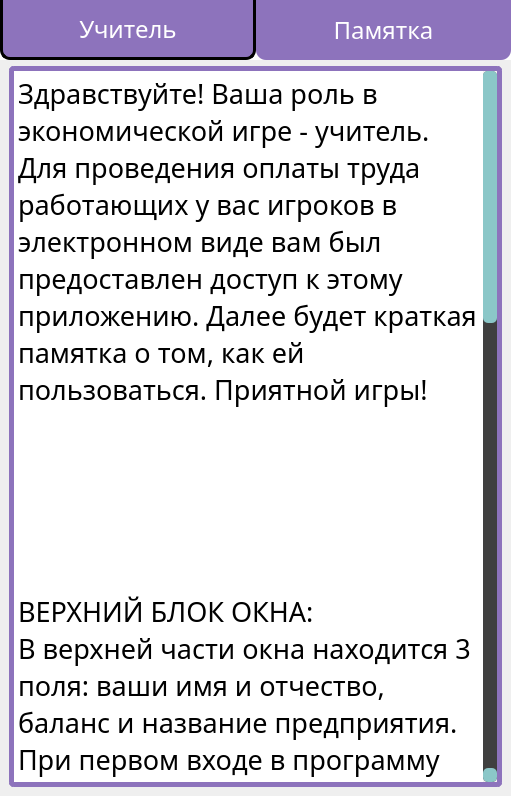
<?xml version="1.0" encoding="UTF-8"?>
<ui version="4.0">
 <class>TeacherWindow</class>
 <widget class="QMainWindow" name="TeacherWindow">
  <property name="geometry">
   <rect>
    <x>0</x>
    <y>0</y>
    <width>511</width>
    <height>796</height>
   </rect>
  </property>
  <property name="sizePolicy">
   <sizepolicy hsizetype="Preferred" vsizetype="Expanding">
    <horstretch>0</horstretch>
    <verstretch>0</verstretch>
   </sizepolicy>
  </property>
  <property name="windowTitle">
   <string>MainWindow</string>
  </property>
  <widget class="QWidget" name="centralwidget">
   <layout class="QVBoxLayout" name="verticalLayout_6">
    <property name="spacing">
     <number>6</number>
    </property>
    <property name="leftMargin">
     <number>0</number>
    </property>
    <property name="topMargin">
     <number>0</number>
    </property>
    <property name="rightMargin">
     <number>0</number>
    </property>
    <property name="bottomMargin">
     <number>0</number>
    </property>
    <item>
     <widget class="QFrame" name="navBar">
      <property name="sizePolicy">
       <sizepolicy hsizetype="Preferred" vsizetype="Preferred">
        <horstretch>0</horstretch>
        <verstretch>0</verstretch>
       </sizepolicy>
      </property>
      <property name="minimumSize">
       <size>
        <width>0</width>
        <height>0</height>
       </size>
      </property>
      <property name="maximumSize">
       <size>
        <width>16777215</width>
        <height>60</height>
       </size>
      </property>
      <property name="styleSheet">
       <string notr="true">#navBar
{
	background-color: white;
}



QPushButton
{
    background-color: #8D73BC;
    color: white;
	border-bottom-left-radius: 10px;
	border-bottom-right-radius: 10px;
	padding: 15px;
}

QPushButton:hover:!pressed
{
	background-color: #614987
}

QPushButton:pressed
{
	background-color: #9F75E0;
	color: black;
}

QPushButton::disabled
{
	background-color: #3F3F3F;
}</string>
      </property>
      <property name="frameShape">
       <enum>QFrame::NoFrame</enum>
      </property>
      <property name="frameShadow">
       <enum>QFrame::Raised</enum>
      </property>
      <layout class="QHBoxLayout" name="horizontalLayout_4">
       <property name="spacing">
        <number>0</number>
       </property>
       <property name="leftMargin">
        <number>0</number>
       </property>
       <property name="topMargin">
        <number>0</number>
       </property>
       <property name="rightMargin">
        <number>0</number>
       </property>
       <property name="bottomMargin">
        <number>0</number>
       </property>
       <item>
        <widget class="QPushButton" name="navTeacherButton">
         <property name="sizePolicy">
          <sizepolicy hsizetype="Minimum" vsizetype="Expanding">
           <horstretch>0</horstretch>
           <verstretch>0</verstretch>
          </sizepolicy>
         </property>
         <property name="font">
          <font>
           <family>Fira Sans Condensed</family>
           <pointsize>18</pointsize>
          </font>
         </property>
         <property name="styleSheet">
          <string notr="true">QPushButton
{
	border-bottom: 3px solid black;
	border-left: 3px solid black;
	border-right: 3px solid black;
}</string>
         </property>
         <property name="text">
          <string>Учитель</string>
         </property>
        </widget>
       </item>
       <item>
        <widget class="QPushButton" name="navMemoButton">
         <property name="sizePolicy">
          <sizepolicy hsizetype="Minimum" vsizetype="Expanding">
           <horstretch>0</horstretch>
           <verstretch>0</verstretch>
          </sizepolicy>
         </property>
         <property name="font">
          <font>
           <family>Fira Sans Condensed</family>
           <pointsize>18</pointsize>
          </font>
         </property>
         <property name="text">
          <string>Памятка</string>
         </property>
        </widget>
       </item>
      </layout>
     </widget>
    </item>
    <item>
     <widget class="QStackedWidget" name="stackedWidget">
      <property name="currentIndex">
       <number>1</number>
      </property>
      <widget class="QWidget" name="teacherPage">
       <layout class="QVBoxLayout" name="verticalLayout_2">
        <property name="spacing">
         <number>4</number>
        </property>
        <property name="leftMargin">
         <number>9</number>
        </property>
        <property name="topMargin">
         <number>0</number>
        </property>
        <property name="rightMargin">
         <number>9</number>
        </property>
        <property name="bottomMargin">
         <number>9</number>
        </property>
        <item>
         <widget class="QFrame" name="infoFrame">
          <property name="styleSheet">
           <string notr="true">QTextBrowser
{
	border: 5px solid #8D73BC;
	border-radius: 5px;
}



QTextBrowser QScrollBar:vertical {
	border: none;
    background: #3F3F3F;
	border-radius: 5px;
}
QTextBrowser QScrollBar:handle:vertical {
    background: #8BC7C8;
	border-radius: 5px;
}
QTextBrowser QScrollBar:add-line:vertical,
QTextBrowser QScrollBar:sub-line:vertical
{
	border: none;
    background: #8BC7C8;
	border-radius: 5px;
}
QTextBrowser QScrollBar:up-arrow:vertical,
QTextBrowser QScrollBar:down-arrow:vertical
{
	background-color: transparent;
}</string>
          </property>
          <property name="frameShape">
           <enum>QFrame::NoFrame</enum>
          </property>
          <property name="frameShadow">
           <enum>QFrame::Raised</enum>
          </property>
          <layout class="QVBoxLayout" name="verticalLayout_3">
           <property name="spacing">
            <number>4</number>
           </property>
           <property name="leftMargin">
            <number>0</number>
           </property>
           <property name="topMargin">
            <number>0</number>
           </property>
           <property name="rightMargin">
            <number>0</number>
           </property>
           <property name="bottomMargin">
            <number>0</number>
           </property>
           <item>
            <widget class="QFrame" name="teacherInfoIconFrame">
             <property name="styleSheet">
              <string notr="true">QLabel
{
	border: 5px solid #8D73BC;
	border-radius: 5px;
}</string>
             </property>
             <property name="frameShape">
              <enum>QFrame::NoFrame</enum>
             </property>
             <property name="frameShadow">
              <enum>QFrame::Raised</enum>
             </property>
             <layout class="QHBoxLayout" name="horizontalLayout">
              <property name="spacing">
               <number>4</number>
              </property>
              <property name="leftMargin">
               <number>0</number>
              </property>
              <property name="topMargin">
               <number>0</number>
              </property>
              <property name="rightMargin">
               <number>0</number>
              </property>
              <property name="bottomMargin">
               <number>0</number>
              </property>
              <item>
               <widget class="QLabel" name="teacherPic">
                <property name="sizePolicy">
                 <sizepolicy hsizetype="Minimum" vsizetype="Minimum">
                  <horstretch>0</horstretch>
                  <verstretch>0</verstretch>
                 </sizepolicy>
                </property>
                <property name="minimumSize">
                 <size>
                  <width>0</width>
                  <height>0</height>
                 </size>
                </property>
                <property name="maximumSize">
                 <size>
                  <width>240</width>
                  <height>187</height>
                 </size>
                </property>
                <property name="styleSheet">
                 <string notr="true">QLabel
{
	padding: 1px;
}</string>
                </property>
                <property name="text">
                 <string/>
                </property>
                <property name="pixmap">
                 <pixmap resource="../res/resources.qrc">:/img/img/teacher.png</pixmap>
                </property>
                <property name="scaledContents">
                 <bool>true</bool>
                </property>
               </widget>
              </item>
              <item>
               <widget class="QFrame" name="teacherInfoFrame">
                <property name="styleSheet">
                 <string notr="true"/>
                </property>
                <property name="frameShape">
                 <enum>QFrame::NoFrame</enum>
                </property>
                <property name="frameShadow">
                 <enum>QFrame::Raised</enum>
                </property>
                <layout class="QVBoxLayout" name="verticalLayout">
                 <property name="spacing">
                  <number>4</number>
                 </property>
                 <property name="leftMargin">
                  <number>0</number>
                 </property>
                 <property name="topMargin">
                  <number>10</number>
                 </property>
                 <property name="rightMargin">
                  <number>0</number>
                 </property>
                 <property name="bottomMargin">
                  <number>10</number>
                 </property>
                 <item>
                  <widget class="QLabel" name="teacherName">
                   <property name="sizePolicy">
                    <sizepolicy hsizetype="Preferred" vsizetype="Preferred">
                     <horstretch>0</horstretch>
                     <verstretch>0</verstretch>
                    </sizepolicy>
                   </property>
                   <property name="maximumSize">
                    <size>
                     <width>16777215</width>
                     <height>16777215</height>
                    </size>
                   </property>
                   <property name="font">
                    <font>
                     <family>Fira Sans Condensed</family>
                     <pointsize>18</pointsize>
                    </font>
                   </property>
                   <property name="styleSheet">
                    <string notr="true"/>
                   </property>
                   <property name="text">
                    <string>Имя/Отчество</string>
                   </property>
                  </widget>
                 </item>
                 <item>
                  <widget class="QLabel" name="teacherBalance">
                   <property name="sizePolicy">
                    <sizepolicy hsizetype="Preferred" vsizetype="Preferred">
                     <horstretch>0</horstretch>
                     <verstretch>0</verstretch>
                    </sizepolicy>
                   </property>
                   <property name="maximumSize">
                    <size>
                     <width>16777215</width>
                     <height>16777215</height>
                    </size>
                   </property>
                   <property name="font">
                    <font>
                     <family>Fira Sans Condensed</family>
                     <pointsize>18</pointsize>
                    </font>
                   </property>
                   <property name="styleSheet">
                    <string notr="true"/>
                   </property>
                   <property name="text">
                    <string>Баланс</string>
                   </property>
                  </widget>
                 </item>
                </layout>
               </widget>
              </item>
             </layout>
            </widget>
           </item>
           <item>
            <widget class="QTextBrowser" name="teacherSubjectName">
             <property name="sizePolicy">
              <sizepolicy hsizetype="Preferred" vsizetype="Minimum">
               <horstretch>0</horstretch>
               <verstretch>0</verstretch>
              </sizepolicy>
             </property>
             <property name="minimumSize">
              <size>
               <width>0</width>
               <height>0</height>
              </size>
             </property>
             <property name="maximumSize">
              <size>
               <width>16777215</width>
               <height>100</height>
              </size>
             </property>
             <property name="font">
              <font>
               <family>Fira Sans Condensed</family>
               <pointsize>18</pointsize>
              </font>
             </property>
             <property name="styleSheet">
              <string notr="true"/>
             </property>
             <property name="frameShape">
              <enum>QFrame::StyledPanel</enum>
             </property>
             <property name="horizontalScrollBarPolicy">
              <enum>Qt::ScrollBarAlwaysOff</enum>
             </property>
             <property name="lineWrapMode">
              <enum>QTextEdit::WidgetWidth</enum>
             </property>
             <property name="html">
              <string>&lt;!DOCTYPE HTML PUBLIC &quot;-//W3C//DTD HTML 4.0//EN&quot; &quot;http://www.w3.org/TR/REC-html40/strict.dtd&quot;&gt;
&lt;html&gt;&lt;head&gt;&lt;meta name=&quot;qrichtext&quot; content=&quot;1&quot; /&gt;&lt;style type=&quot;text/css&quot;&gt;
p, li { white-space: pre-wrap; }
&lt;/style&gt;&lt;/head&gt;&lt;body style=&quot; font-family:'Fira Sans Condensed'; font-size:18pt; font-weight:400; font-style:normal;&quot;&gt;
&lt;p align=&quot;center&quot; style=&quot; margin-top:0px; margin-bottom:0px; margin-left:0px; margin-right:0px; -qt-block-indent:0; text-indent:0px;&quot;&gt;&lt;span style=&quot; font-family:'Igra Sans';&quot;&gt;Предприятие&lt;/span&gt;&lt;/p&gt;&lt;/body&gt;&lt;/html&gt;</string>
             </property>
            </widget>
           </item>
          </layout>
         </widget>
        </item>
        <item>
         <widget class="QFrame" name="paySalaryFrame">
          <property name="styleSheet">
           <string notr="true">QLineEdit
{
	color: #212529;
	padding: 15px;
	border: 2px solid #616161;
	border-top-left-radius: 5px;
	border-top-right-radius: 5px;
	background-color: white;
}

QLineEdit:focus
{
	border: 3px solid #272727;
}

QLineEdit:disabled
{
	background-color: #3f3f3f;
	color: #fff;
}</string>
          </property>
          <property name="frameShape">
           <enum>QFrame::NoFrame</enum>
          </property>
          <property name="frameShadow">
           <enum>QFrame::Raised</enum>
          </property>
          <layout class="QVBoxLayout" name="verticalLayout_4">
           <property name="spacing">
            <number>4</number>
           </property>
           <property name="leftMargin">
            <number>0</number>
           </property>
           <property name="topMargin">
            <number>0</number>
           </property>
           <property name="rightMargin">
            <number>0</number>
           </property>
           <property name="bottomMargin">
            <number>0</number>
           </property>
           <item>
            <widget class="QLineEdit" name="studentLineEdit">
             <property name="sizePolicy">
              <sizepolicy hsizetype="Expanding" vsizetype="Fixed">
               <horstretch>0</horstretch>
               <verstretch>0</verstretch>
              </sizepolicy>
             </property>
             <property name="minimumSize">
              <size>
               <width>0</width>
               <height>0</height>
              </size>
             </property>
             <property name="font">
              <font>
               <family>Fira Sans Condensed</family>
               <pointsize>18</pointsize>
              </font>
             </property>
             <property name="styleSheet">
              <string notr="true"/>
             </property>
             <property name="text">
              <string/>
             </property>
             <property name="maxLength">
              <number>64</number>
             </property>
             <property name="placeholderText">
              <string>Имя и фамилия игрока (с больших букв)</string>
             </property>
            </widget>
           </item>
           <item>
            <widget class="QFrame" name="studentSalaryFrame">
             <property name="styleSheet">
              <string notr="true">QListWidget
{
	color: #212529;
	background-color: #614987;
	border: 5px solid #614987;
	border-bottom-left-radius: 5px;
}
QListWidget:disabled
{
	background-color: #3F3F3F;
	color: #FFF;
}



QListWidget::item
{
	color: black;
	background-color: white;
	border: 3px solid #614987;
	border-radius: 5px;
	padding: 3px;
	margin-right: 5px;
}
QListWidget::item:hover:!selected
{
	background-color: #CCCCCC;
}
QListWidget::item:selected
{
	border: 5px solid #8BC7C8;
}



QListWidget QScrollBar:vertical {
	border: none;
    background: #3F3F3F;
	border-radius: 5px;
}
QListWidget QScrollBar:handle:vertical {
    background: #8BC7C8;
	border-radius: 5px;
}
QListWidget QScrollBar:add-line:vertical,
QListWidget QScrollBar:sub-line:vertical
{
	border: none;
    background: #8BC7C8;
	border-radius: 5px;
}
QListWidget QScrollBar:up-arrow:vertical,
QListWidget QScrollBar:down-arrow:vertical
{
	background-color: transparent;
}</string>
             </property>
             <property name="frameShape">
              <enum>QFrame::NoFrame</enum>
             </property>
             <property name="frameShadow">
              <enum>QFrame::Raised</enum>
             </property>
             <layout class="QHBoxLayout" name="horizontalLayout_2">
              <property name="spacing">
               <number>4</number>
              </property>
              <property name="leftMargin">
               <number>0</number>
              </property>
              <property name="topMargin">
               <number>0</number>
              </property>
              <property name="rightMargin">
               <number>0</number>
              </property>
              <property name="bottomMargin">
               <number>0</number>
              </property>
              <item>
               <widget class="QListWidget" name="studentsListWidget">
                <property name="sizePolicy">
                 <sizepolicy hsizetype="Expanding" vsizetype="Expanding">
                  <horstretch>0</horstretch>
                  <verstretch>0</verstretch>
                 </sizepolicy>
                </property>
                <property name="minimumSize">
                 <size>
                  <width>0</width>
                  <height>0</height>
                 </size>
                </property>
                <property name="font">
                 <font>
                  <family>Fira Sans Condensed</family>
                  <pointsize>18</pointsize>
                 </font>
                </property>
                <property name="styleSheet">
                 <string notr="true"/>
                </property>
                <property name="horizontalScrollBarPolicy">
                 <enum>Qt::ScrollBarAlwaysOff</enum>
                </property>
                <property name="wordWrap">
                 <bool>true</bool>
                </property>
               </widget>
              </item>
              <item>
               <widget class="QFrame" name="payButtonsFrame">
                <property name="styleSheet">
                 <string notr="true">QPushButton
{
    background-color: #8d73bc;
    color: white;
	border: none;
	padding: 15px;
	border-top-right-radius: 5px;
	border-bottom-right-radius: 5px;
}

QPushButton:hover:!pressed
{
	background-color: #614987
}

QPushButton:pressed
{
	background-color: #9F75E0;
	color: black;
}

QPushButton::disabled
{
	background-color: #3F3F3F;
}</string>
                </property>
                <property name="frameShape">
                 <enum>QFrame::NoFrame</enum>
                </property>
                <property name="frameShadow">
                 <enum>QFrame::Raised</enum>
                </property>
                <layout class="QVBoxLayout" name="verticalLayout_5">
                 <property name="spacing">
                  <number>4</number>
                 </property>
                 <property name="leftMargin">
                  <number>0</number>
                 </property>
                 <property name="topMargin">
                  <number>0</number>
                 </property>
                 <property name="rightMargin">
                  <number>0</number>
                 </property>
                 <property name="bottomMargin">
                  <number>0</number>
                 </property>
                 <item>
                  <widget class="QPushButton" name="payFiveButton">
                   <property name="sizePolicy">
                    <sizepolicy hsizetype="Preferred" vsizetype="Preferred">
                     <horstretch>0</horstretch>
                     <verstretch>0</verstretch>
                    </sizepolicy>
                   </property>
                   <property name="minimumSize">
                    <size>
                     <width>0</width>
                     <height>0</height>
                    </size>
                   </property>
                   <property name="maximumSize">
                    <size>
                     <width>16777215</width>
                     <height>16777215</height>
                    </size>
                   </property>
                   <property name="font">
                    <font>
                     <family>Fira Sans Condensed</family>
                     <pointsize>16</pointsize>
                    </font>
                   </property>
                   <property name="cursor">
                    <cursorShape>PointingHandCursor</cursorShape>
                   </property>
                   <property name="styleSheet">
                    <string notr="true"/>
                   </property>
                   <property name="text">
                    <string>Заплатить 5 талиц</string>
                   </property>
                  </widget>
                 </item>
                 <item>
                  <widget class="QPushButton" name="payTenButton">
                   <property name="sizePolicy">
                    <sizepolicy hsizetype="Preferred" vsizetype="Preferred">
                     <horstretch>0</horstretch>
                     <verstretch>0</verstretch>
                    </sizepolicy>
                   </property>
                   <property name="minimumSize">
                    <size>
                     <width>0</width>
                     <height>0</height>
                    </size>
                   </property>
                   <property name="maximumSize">
                    <size>
                     <width>16777215</width>
                     <height>16777215</height>
                    </size>
                   </property>
                   <property name="font">
                    <font>
                     <family>Fira Sans Condensed</family>
                     <pointsize>16</pointsize>
                    </font>
                   </property>
                   <property name="cursor">
                    <cursorShape>PointingHandCursor</cursorShape>
                   </property>
                   <property name="styleSheet">
                    <string notr="true"/>
                   </property>
                   <property name="text">
                    <string>Заплатить 10 талиц</string>
                   </property>
                  </widget>
                 </item>
                 <item>
                  <widget class="QPushButton" name="payTwentyButton">
                   <property name="sizePolicy">
                    <sizepolicy hsizetype="Minimum" vsizetype="Preferred">
                     <horstretch>0</horstretch>
                     <verstretch>0</verstretch>
                    </sizepolicy>
                   </property>
                   <property name="minimumSize">
                    <size>
                     <width>0</width>
                     <height>0</height>
                    </size>
                   </property>
                   <property name="maximumSize">
                    <size>
                     <width>16777215</width>
                     <height>16777215</height>
                    </size>
                   </property>
                   <property name="font">
                    <font>
                     <family>Fira Sans Condensed</family>
                     <pointsize>16</pointsize>
                    </font>
                   </property>
                   <property name="cursor">
                    <cursorShape>PointingHandCursor</cursorShape>
                   </property>
                   <property name="styleSheet">
                    <string notr="true"/>
                   </property>
                   <property name="text">
                    <string>Заплатить 20 талиц</string>
                   </property>
                  </widget>
                 </item>
                 <item>
                  <widget class="QPushButton" name="payThirtyButton">
                   <property name="sizePolicy">
                    <sizepolicy hsizetype="Minimum" vsizetype="Preferred">
                     <horstretch>0</horstretch>
                     <verstretch>0</verstretch>
                    </sizepolicy>
                   </property>
                   <property name="minimumSize">
                    <size>
                     <width>0</width>
                     <height>0</height>
                    </size>
                   </property>
                   <property name="maximumSize">
                    <size>
                     <width>16777215</width>
                     <height>16777215</height>
                    </size>
                   </property>
                   <property name="font">
                    <font>
                     <family>Fira Sans Condensed</family>
                     <pointsize>16</pointsize>
                    </font>
                   </property>
                   <property name="cursor">
                    <cursorShape>PointingHandCursor</cursorShape>
                   </property>
                   <property name="styleSheet">
                    <string notr="true"/>
                   </property>
                   <property name="text">
                    <string>Заплатить 30 талиц</string>
                   </property>
                  </widget>
                 </item>
                 <item>
                  <widget class="QPushButton" name="payTaxesButton">
                   <property name="sizePolicy">
                    <sizepolicy hsizetype="Minimum" vsizetype="Preferred">
                     <horstretch>0</horstretch>
                     <verstretch>0</verstretch>
                    </sizepolicy>
                   </property>
                   <property name="minimumSize">
                    <size>
                     <width>0</width>
                     <height>0</height>
                    </size>
                   </property>
                   <property name="maximumSize">
                    <size>
                     <width>16777215</width>
                     <height>16777215</height>
                    </size>
                   </property>
                   <property name="font">
                    <font>
                     <family>Fira Sans Condensed</family>
                     <pointsize>16</pointsize>
                    </font>
                   </property>
                   <property name="cursor">
                    <cursorShape>PointingHandCursor</cursorShape>
                   </property>
                   <property name="styleSheet">
                    <string notr="true"/>
                   </property>
                   <property name="text">
                    <string>Уплатить налоги</string>
                   </property>
                  </widget>
                 </item>
                </layout>
               </widget>
              </item>
             </layout>
            </widget>
           </item>
          </layout>
         </widget>
        </item>
        <item>
         <widget class="QFrame" name="exitFrame">
          <property name="styleSheet">
           <string notr="true">QPushButton
{
    background-color: #BFFF00;
    color: black;
	border: none;
	padding: 15px;
}
QPushButton:hover:!pressed
{
	background-color: #99CC00;
}
QPushButton:pressed
{
	background-color: #CCFF33;
	color: black;
}
QPushButton:disabled
{
	background-color: #3F3F3F;
}



#exitButton
{
	border-top-left-radius: 5px;
	border-bottom-left-radius: 5px;
}
#refreshButton
{
	border-top-right-radius: 5px;
	border-bottom-right-radius: 5px;
}</string>
          </property>
          <property name="frameShape">
           <enum>QFrame::NoFrame</enum>
          </property>
          <property name="frameShadow">
           <enum>QFrame::Raised</enum>
          </property>
          <layout class="QHBoxLayout" name="horizontalLayout_3">
           <property name="spacing">
            <number>4</number>
           </property>
           <property name="leftMargin">
            <number>0</number>
           </property>
           <property name="topMargin">
            <number>0</number>
           </property>
           <property name="rightMargin">
            <number>0</number>
           </property>
           <property name="bottomMargin">
            <number>0</number>
           </property>
           <item>
            <widget class="QPushButton" name="exitButton">
             <property name="sizePolicy">
              <sizepolicy hsizetype="Expanding" vsizetype="Preferred">
               <horstretch>0</horstretch>
               <verstretch>0</verstretch>
              </sizepolicy>
             </property>
             <property name="minimumSize">
              <size>
               <width>0</width>
               <height>0</height>
              </size>
             </property>
             <property name="maximumSize">
              <size>
               <width>16777215</width>
               <height>16777215</height>
              </size>
             </property>
             <property name="font">
              <font>
               <family>Fira Sans Condensed</family>
               <pointsize>16</pointsize>
              </font>
             </property>
             <property name="cursor">
              <cursorShape>PointingHandCursor</cursorShape>
             </property>
             <property name="styleSheet">
              <string notr="true"/>
             </property>
             <property name="text">
              <string>Выйти из аккаунта</string>
             </property>
            </widget>
           </item>
           <item>
            <widget class="QPushButton" name="refreshButton">
             <property name="sizePolicy">
              <sizepolicy hsizetype="Minimum" vsizetype="Preferred">
               <horstretch>0</horstretch>
               <verstretch>0</verstretch>
              </sizepolicy>
             </property>
             <property name="minimumSize">
              <size>
               <width>0</width>
               <height>0</height>
              </size>
             </property>
             <property name="maximumSize">
              <size>
               <width>16777215</width>
               <height>16777215</height>
              </size>
             </property>
             <property name="font">
              <font>
               <family>Fira Sans Condensed</family>
               <pointsize>16</pointsize>
              </font>
             </property>
             <property name="cursor">
              <cursorShape>PointingHandCursor</cursorShape>
             </property>
             <property name="styleSheet">
              <string notr="true"/>
             </property>
             <property name="text">
              <string>Обновить страницу</string>
             </property>
            </widget>
           </item>
          </layout>
         </widget>
        </item>
       </layout>
      </widget>
      <widget class="QWidget" name="memoPage">
       <property name="styleSheet">
        <string notr="true">QTextBrowser
{
	border: 5px solid #8D73BC;
	border-radius: 5px;
}



QTextBrowser QScrollBar:vertical {
	border: none;
    background: #3F3F3F;
	border-radius: 5px;
}
QTextBrowser QScrollBar:handle:vertical {
    background: #8BC7C8;
	border-radius: 5px;
}
QTextBrowser QScrollBar:add-line:vertical,
QTextBrowser QScrollBar:sub-line:vertical
{
	border: none;
    background: #8BC7C8;
	border-radius: 5px;
}
QTextBrowser QScrollBar:up-arrow:vertical,
QTextBrowser QScrollBar:down-arrow:vertical
{
	background-color: transparent;
}</string>
       </property>
       <layout class="QVBoxLayout" name="verticalLayout_7">
        <property name="spacing">
         <number>4</number>
        </property>
        <property name="leftMargin">
         <number>9</number>
        </property>
        <property name="topMargin">
         <number>0</number>
        </property>
        <property name="rightMargin">
         <number>9</number>
        </property>
        <property name="bottomMargin">
         <number>9</number>
        </property>
        <item>
         <widget class="QTextBrowser" name="textBrowser">
          <property name="font">
           <font>
            <family>Fira Sans Condensed Medium</family>
            <pointsize>20</pointsize>
           </font>
          </property>
          <property name="styleSheet">
           <string notr="true"/>
          </property>
          <property name="html">
           <string>&lt;!DOCTYPE HTML PUBLIC &quot;-//W3C//DTD HTML 4.0//EN&quot; &quot;http://www.w3.org/TR/REC-html40/strict.dtd&quot;&gt;
&lt;html&gt;&lt;head&gt;&lt;meta name=&quot;qrichtext&quot; content=&quot;1&quot; /&gt;&lt;style type=&quot;text/css&quot;&gt;
p, li { white-space: pre-wrap; }
&lt;/style&gt;&lt;/head&gt;&lt;body style=&quot; font-family:'Fira Sans Condensed Medium'; font-size:20pt; font-weight:400; font-style:normal;&quot;&gt;
&lt;p style=&quot; margin-top:0px; margin-bottom:0px; margin-left:0px; margin-right:0px; -qt-block-indent:0; text-indent:0px;&quot;&gt;Здравствуйте! Ваша роль в экономической игре - учитель. Для проведения оплаты труда работающих у вас игроков в электронном виде вам был предоставлен доступ к этому приложению. Далее будет краткая памятка о том, как ей пользоваться. Приятной игры!&lt;/p&gt;
&lt;p style=&quot;-qt-paragraph-type:empty; margin-top:0px; margin-bottom:0px; margin-left:0px; margin-right:0px; -qt-block-indent:0; text-indent:0px;&quot;&gt;&lt;br /&gt;&lt;/p&gt;
&lt;p style=&quot;-qt-paragraph-type:empty; margin-top:0px; margin-bottom:0px; margin-left:0px; margin-right:0px; -qt-block-indent:0; text-indent:0px;&quot;&gt;&lt;br /&gt;&lt;/p&gt;
&lt;p style=&quot;-qt-paragraph-type:empty; margin-top:0px; margin-bottom:0px; margin-left:0px; margin-right:0px; -qt-block-indent:0; text-indent:0px;&quot;&gt;&lt;br /&gt;&lt;/p&gt;
&lt;p style=&quot;-qt-paragraph-type:empty; margin-top:0px; margin-bottom:0px; margin-left:0px; margin-right:0px; -qt-block-indent:0; text-indent:0px;&quot;&gt;&lt;br /&gt;&lt;/p&gt;
&lt;p style=&quot;-qt-paragraph-type:empty; margin-top:0px; margin-bottom:0px; margin-left:0px; margin-right:0px; -qt-block-indent:0; text-indent:0px;&quot;&gt;&lt;br /&gt;&lt;/p&gt;
&lt;p style=&quot; margin-top:0px; margin-bottom:0px; margin-left:0px; margin-right:0px; -qt-block-indent:0; text-indent:0px;&quot;&gt;ВЕРХНИЙ БЛОК ОКНА:&lt;/p&gt;
&lt;p style=&quot; margin-top:0px; margin-bottom:0px; margin-left:0px; margin-right:0px; -qt-block-indent:0; text-indent:0px;&quot;&gt;В верхней части окна находится 3 поля: ваши имя и отчество, баланс и название предприятия. При первом входе в программу рекомендуем проверить, нет ли ошибок в этих данных.&lt;/p&gt;
&lt;p style=&quot;-qt-paragraph-type:empty; margin-top:0px; margin-bottom:0px; margin-left:0px; margin-right:0px; -qt-block-indent:0; text-indent:0px;&quot;&gt;&lt;br /&gt;&lt;/p&gt;
&lt;p style=&quot;-qt-paragraph-type:empty; margin-top:0px; margin-bottom:0px; margin-left:0px; margin-right:0px; -qt-block-indent:0; text-indent:0px;&quot;&gt;&lt;br /&gt;&lt;/p&gt;
&lt;p style=&quot;-qt-paragraph-type:empty; margin-top:0px; margin-bottom:0px; margin-left:0px; margin-right:0px; -qt-block-indent:0; text-indent:0px;&quot;&gt;&lt;br /&gt;&lt;/p&gt;
&lt;p style=&quot; margin-top:0px; margin-bottom:0px; margin-left:0px; margin-right:0px; -qt-block-indent:0; text-indent:0px;&quot;&gt;ЦЕНТРАЛЬНЫЙ БЛОК ОКНА:&lt;/p&gt;
&lt;p style=&quot; margin-top:0px; margin-bottom:0px; margin-left:0px; margin-right:0px; -qt-block-indent:0; text-indent:0px;&quot;&gt;Для оплаты труда игрока нужно ввести в текстовое поле его имя и фамилию по следующему образцу: &amp;quot;Имя Фамилия&amp;quot; (каждое слово пишется с большой буквы, после имени идёт пробел).&lt;/p&gt;
&lt;p style=&quot; margin-top:0px; margin-bottom:0px; margin-left:0px; margin-right:0px; -qt-block-indent:0; text-indent:0px;&quot;&gt;После того, как вы начнёте вводить фамилию, в нижнем списке начнут появляться подходящие игроки. Найдя нужного, выберите его нажатием по блоку с информацией о нём, а затем щёлкните на необходимую кнопку справа от списка. Для очистки этого списка сотрите всё в текстовом поле.&lt;/p&gt;
&lt;p style=&quot;-qt-paragraph-type:empty; margin-top:0px; margin-bottom:0px; margin-left:0px; margin-right:0px; -qt-block-indent:0; text-indent:0px;&quot;&gt;&lt;br /&gt;&lt;/p&gt;
&lt;p style=&quot;-qt-paragraph-type:empty; margin-top:0px; margin-bottom:0px; margin-left:0px; margin-right:0px; -qt-block-indent:0; text-indent:0px;&quot;&gt;&lt;br /&gt;&lt;/p&gt;
&lt;p style=&quot;-qt-paragraph-type:empty; margin-top:0px; margin-bottom:0px; margin-left:0px; margin-right:0px; -qt-block-indent:0; text-indent:0px;&quot;&gt;&lt;br /&gt;&lt;/p&gt;
&lt;p style=&quot; margin-top:0px; margin-bottom:0px; margin-left:0px; margin-right:0px; -qt-block-indent:0; text-indent:0px;&quot;&gt;НИЖНИЙ БЛОК ОКНА:&lt;/p&gt;
&lt;p style=&quot; margin-top:0px; margin-bottom:0px; margin-left:0px; margin-right:0px; -qt-block-indent:0; text-indent:0px;&quot;&gt;Состоит из двух кнопок - &amp;quot;Выйти из аккаунта&amp;quot; и &amp;quot;Обновить страницу&amp;quot;.&lt;/p&gt;
&lt;p style=&quot; margin-top:0px; margin-bottom:0px; margin-left:0px; margin-right:0px; -qt-block-indent:0; text-indent:0px;&quot;&gt;&amp;quot;Выйти из аккаунта&amp;quot; вернёт вас на главную страницу входа, если она вам понадобится.&lt;/p&gt;
&lt;p style=&quot; margin-top:0px; margin-bottom:0px; margin-left:0px; margin-right:0px; -qt-block-indent:0; text-indent:0px;&quot;&gt;&amp;quot;Обновить страницу&amp;quot; обновит страницу и загрузит ваши &amp;quot;свежие&amp;quot; данные.&lt;/p&gt;&lt;/body&gt;&lt;/html&gt;</string>
          </property>
         </widget>
        </item>
       </layout>
      </widget>
     </widget>
    </item>
   </layout>
  </widget>
 </widget>
 <resources>
  <include location="../res/resources.qrc"/>
 </resources>
 <connections/>
</ui>
